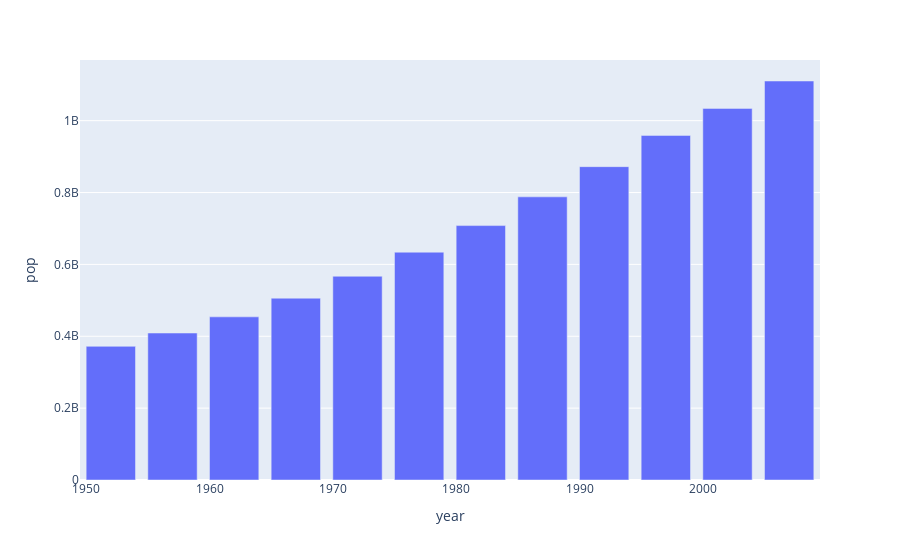

This figure's notebook cell:
### Code cell
#Task 4:Quick Visualization with bar chart
fig=px.bar(india_data,x='year',y='pop',height=400)
fig.show()

### Figure 1 — Plotly figure (JSON) as saved in the notebook; plotly's stock layout.template omitted (floating-point values rounded to 4 significant figures)
{"data": [{"alignmentgroup": "True", "hovertemplate": "year=%{x}<br>pop=%{y}<extra></extra>", "legendgroup": "", "marker": {"color": "#636efa", "pattern": {"shape": ""}}, "name": "", "offsetgroup": "", "orientation": "v", "showlegend": false, "textposition": "auto", "type": "bar", "x": [1952, 1957, 1962, 1967, 1972, 1977, 1982, 1987, 1992, 1997, 2002, 2007], "xaxis": "x", "y": [372000000, 409000000, 454000000, 506000000, 567000000, 634000000, 708000000, 788000000, 872000000, 959000000, 1034172547, 1110396331], "yaxis": "y"}], "layout": {"autosize": true, "barmode": "relative", "legend": {"tracegroupgap": 0}, "margin": {"t": 60}, "xaxis": {"anchor": "y", "autorange": true, "domain": [0, 1], "range": [1950.0, 2010.0], "title": {"text": "year"}, "type": "linear"}, "yaxis": {"anchor": "x", "autorange": true, "domain": [0, 1], "range": [0, 1169000000.0], "title": {"text": "pop"}, "type": "linear"}}}
